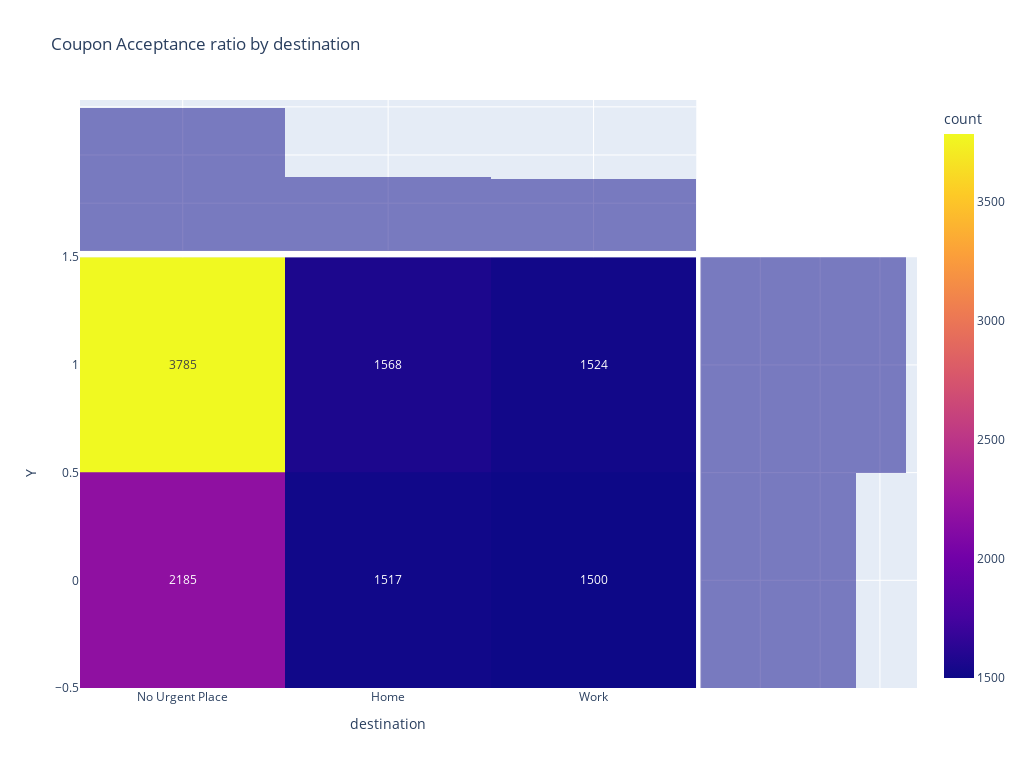

Notebook code cell kept with this figure:
### Markdown cell above
_Q.What is the probability of accepting a coupon for a driver who has no particular destination?_

> Answer:

The chance of the coupons acceptance can be increased two times more than rejection of the coupons when the driver's destinatino is not claer, for exmaple, 'No Urgent Place'

![denHeatmap1](./images/denHeatmap1.png)
<!-- <img src="./images/denHeatmap1.png" width="800" height="200" /> -->

### Code cell
# px.violin(data_frame=df, x="destination", y="Y")

denHeatmap1 = px.density_heatmap(data_frame=df, x="destination", y="Y", marginal_x="histogram", marginal_y="histogram", text_auto=True, title="Coupon Acceptance ratio by destination",
    width=1024, height=768)
denHeatmap1.write_image("./images/denHeatmap1.png",
    width=1600, height=900, scale=1)
denHeatmap1.show()

### Figure 1 — Plotly figure (JSON) as saved in the notebook; plotly's stock layout.template omitted (floating-point values rounded to 4 significant figures; data arrays with more than 128 entries replaced by an {"elided": "..."} marker saying what was removed)
{"data": [{"coloraxis": "coloraxis", "hovertemplate": "destination=%{x}<br>Y=%{y}<br>count=%{z}<extra></extra>", "name": "", "texttemplate": "%{z}", "type": "histogram2d", "x": {"elided": "12079 str values"}, "xaxis": "x", "xbingroup": "x", "y": {"elided": "12079 int values"}, "yaxis": "y", "ybingroup": "y"}, {"alignmentgroup": "True", "bingroup": "x", "hovertemplate": "destination=%{x}<br>count=%{y}<extra></extra>", "legendgroup": "", "marker": {"color": "#0d0887"}, "name": "", "offsetgroup": "", "opacity": 0.5, "showlegend": false, "type": "histogram", "x": {"elided": "12079 str values"}, "xaxis": "x3", "yaxis": "y3"}, {"alignmentgroup": "True", "bingroup": "y", "hovertemplate": "Y=%{y}<br>count=%{x}<extra></extra>", "legendgroup": "", "marker": {"color": "#0d0887"}, "name": "", "offsetgroup": "", "opacity": 0.5, "showlegend": false, "type": "histogram", "xaxis": "x2", "y": {"elided": "12079 int values"}, "yaxis": "y2"}], "layout": {"barmode": "overlay", "coloraxis": {"colorbar": {"title": {"text": "count"}}, "colorscale": [[0, "#0d0887"], [0.1111, "#46039f"], [0.2222, "#7201a8"], [0.3333, "#9c179e"], [0.4444, "#bd3786"], [0.5556, "#d8576b"], [0.6667, "#ed7953"], [0.7778, "#fb9f3a"], [0.8889, "#fdca26"], [1, "#f0f921"]]}, "height": 768, "legend": {"tracegroupgap": 0}, "title": {"text": "Coupon Acceptance ratio by destination"}, "width": 1024, "xaxis": {"anchor": "y", "domain": [0, 0.7363], "title": {"text": "destination"}}, "xaxis2": {"anchor": "y2", "domain": [0.7413, 1], "matches": "x2", "showgrid": true, "showline": false, "showticklabels": false, "ticks": ""}, "xaxis3": {"anchor": "y3", "domain": [0, 0.7363], "matches": "x", "showgrid": true, "showticklabels": false}, "xaxis4": {"anchor": "y4", "domain": [0.7413, 1], "matches": "x2", "showgrid": true, "showline": false, "showticklabels": false, "ticks": ""}, "yaxis": {"anchor": "x", "domain": [0, 0.7326], "title": {"text": "Y"}}, "yaxis2": {"anchor": "x2", "domain": [0, 0.7326], "matches": "y", "showgrid": true, "showticklabels": false}, "yaxis3": {"anchor": "x3", "domain": [0.7426, 1], "matches": "y3", "showgrid": true, "showline": false, "showticklabels": false, "ticks": ""}, "yaxis4": {"anchor": "x4", "domain": [0.7426, 1], "matches": "y3", "showgrid": true, "showline": false, "showticklabels": false, "ticks": ""}}}
